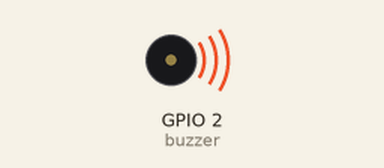
The sketch below on a simulated ESP32. Shown: buzzer (waves = sounding).

Above: at 0.2 s.
Timing chart, 0 to 3.0 s (numbered marks = the images above):
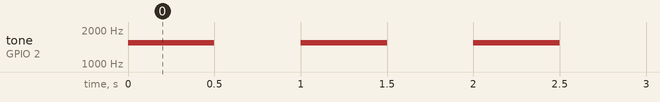

Measured:
- by itself, tone on GPIO 2 (buzzer): alternates 1535 Hz for 0.50 s and silent for 0.50 s

The sketch:

Buzzer.ino
```cpp
int buzzer=2;

void setup() {

   pinMode(buzzer, OUTPUT);

}


void loop() {

     //turn on the buzzer at 1535 frequency for 500 milliseconds

     tone(buzzer,1535,500);

     //add another 500 milliseconds of silence

     delay(1000);

}
```
